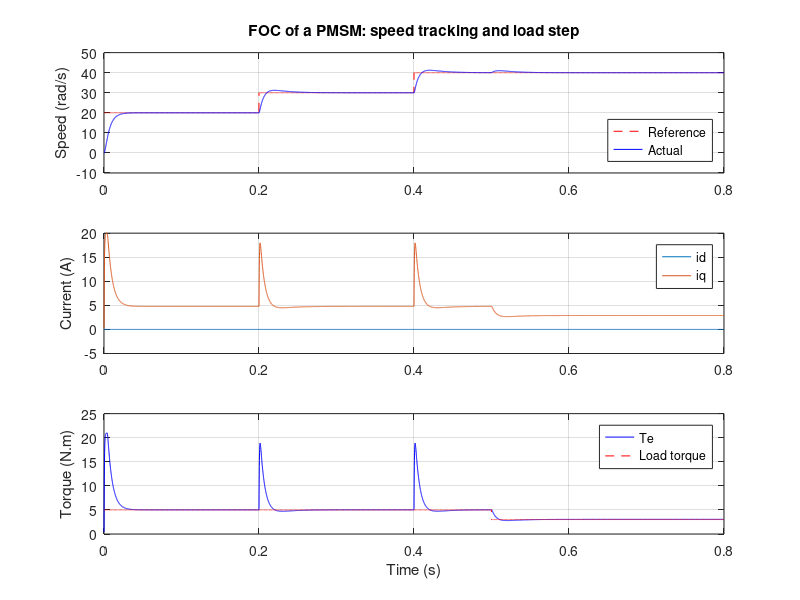

Here is the MATLAB script that generated this plot:
% foc_reference.m
% Reference simulation of a PMSM with field-oriented control (FOC), written in plain MATLAB.
% Purpose: an "answer key" used to cross-check the Simulink model.
% Motor parameters: Tripathi et al. (2023), Table 1. Gains: starting values, to be retuned.
%
% HOW TO RUN: put this file in your project folder, open MATLAB in that folder,
% type   foc_reference   in the Command Window and press Enter.

clear; clc; close all;

%% 1. Motor parameters
Rs  = 0.0186875;   % stator resistance (ohm)
Ld  = 6.5e-3;      % d-axis inductance (H)
Lq  = 6.5e-3;      % q-axis inductance (H)
lam = 0.175;       % permanent-magnet flux (Wb)
B   = 0.001;       % damping (N.m.s)
J   = 0.008;       % inertia (kg.m^2)
poles = 8;
p   = poles/2;     % pole pairs
Kt  = 1.5*p*lam;   % torque per amp when id = 0 (N.m/A)

%% 2. Controller gains (starting values)
alpha_c = 2000;               % current-loop bandwidth (rad/s)
Kp_c = alpha_c*Ld;            % current PI, proportional
Ki_c = alpha_c*Rs;            % current PI, integral
alpha_s = 200;                % speed-loop bandwidth (rad/s)
Kp_s = alpha_s*J/Kt;          % speed PI, proportional
Ki_s = Kp_s*alpha_s/5;        % speed PI, integral
iq_max = 20;                  % current limit (A)

%% 3. Simulation settings
dt = 1e-5;                    % time step (s)
T  = 0.8;                     % stop time (s)
N  = round(T/dt);
stride = 10;                  % log every 10th step

%% 4. Motor equations: x = [id; iq; wm]
f = @(x,Vd,Vq,TL) [ ...
    (Vd - Rs*x(1) + p*x(3)*Lq*x(2)) / Ld; ...
    (Vq - Rs*x(2) - p*x(3)*Ld*x(1) - p*x(3)*lam) / Lq; ...
    (1.5*p*(lam*x(2) + (Ld-Lq)*x(1)*x(2)) - TL - B*x(3)) / J ];

%% 5. Run the simulation
x = [0; 0; 0];
ei = 0; eid = 0; eiq = 0;                 % integrator states of the three PIs
nlog = floor((N-1)/stride) + 1;
L = zeros(nlog, 7);                       % t, wref, wm, id, iq, Te, TL
row = 0;

for k = 1:N
    t = (k-1)*dt;

    % test scenario
    if t < 0.2,     wref = 20;
    elseif t < 0.4, wref = 30;
    else            wref = 40;
    end
    if t < 0.5, TL = 5; else TL = 3; end

    % speed PI -> iq reference (with clamp and anti-windup)
    e = wref - x(3);
    u = Kp_s*e + Ki_s*ei;
    iq_ref = min(max(u, -iq_max), iq_max);
    if abs(u) < iq_max, ei = ei + e*dt; end

    % current PIs
    e_d = 0 - x(1);
    e_q = iq_ref - x(2);
    eid = eid + e_d*dt;
    eiq = eiq + e_q*dt;
    Vd_p = Kp_c*e_d + Ki_c*eid;
    Vq_p = Kp_c*e_q + Ki_c*eiq;

    % decoupling
    we = p*x(3);
    Vd = Vd_p - we*Lq*x(2);
    Vq = Vq_p + we*(Ld*x(1) + lam);

    % motor update (Runge-Kutta 4)
    k1 = f(x,           Vd, Vq, TL);
    k2 = f(x + dt/2*k1, Vd, Vq, TL);
    k3 = f(x + dt/2*k2, Vd, Vq, TL);
    k4 = f(x + dt*k3,   Vd, Vq, TL);
    x  = x + dt/6*(k1 + 2*k2 + 2*k3 + k4);

    if mod(k-1, stride) == 0
        row = row + 1;
        Te = 1.5*p*(lam*x(2) + (Ld-Lq)*x(1)*x(2));
        L(row,:) = [t, wref, x(3), x(1), x(2), Te, TL];
    end
end
L = L(1:row,:);
t = L(:,1); wref = L(:,2); w = L(:,3); id = L(:,4); iq = L(:,5); Te = L(:,6); TL = L(:,7);

%% 6. Metrics for the 20 -> 30 rad/s step at t = 0.2 s
sel = t >= 0.2 & t < 0.4;
ts_ = t(sel) - 0.2;  ws_ = w(sel);
y0 = 20; yf = 30;
overshoot = (max(ws_) - yf)/(yf - y0)*100;
i10 = find(ws_ >= y0 + 0.1*(yf-y0), 1);
i90 = find(ws_ >= y0 + 0.9*(yf-y0), 1);
rise_time = ts_(i90) - ts_(i10);
last_out = find(abs(ws_ - yf) > 0.02*yf, 1, 'last');
if isempty(last_out), settle_time = 0; else settle_time = ts_(last_out+1); end

% load step at t = 0.5 s (5 -> 3 N.m), speed reference 40 rad/s
sel2 = t >= 0.5 & t < 0.8;
w2 = w(sel2); t2 = t(sel2) - 0.5;
peak_after_load = max(w2);
last_out2 = find(abs(w2 - 40) > 0.02*40, 1, 'last');
if isempty(last_out2), recover = 0; else recover = t2(last_out2+1); end

fprintf('\n--- Metrics (your own Simulink model should give similar values) ---\n');
fprintf('Speed step 20->30 rad/s:  overshoot = %.2f %%, rise time = %.2f ms, settling (2%%) = %.2f ms\n', ...
        overshoot, rise_time*1e3, settle_time*1e3);
fprintf('Load step 5->3 N.m at 0.5 s: speed peaks at %.2f rad/s, back within 2%% after %.2f ms\n', ...
        peak_after_load, recover*1e3);
fprintf('Max |id| = %.4f A,  iq before load step = %.2f A,  after = %.2f A\n', ...
        max(abs(id)), iq(find(t>=0.49,1)), iq(find(t>=0.7,1)));

%% 7. Plots
if ~exist('results','dir'), mkdir('results'); end
fig = figure('Position',[100 100 900 800]);
subplot(3,1,1); plot(t, wref, 'r--', t, w, 'b'); grid on;
ylabel('Speed (rad/s)'); legend('Reference','Actual','Location','southeast');
title('FOC of a PMSM: speed tracking and load step');
subplot(3,1,2); plot(t, id, t, iq); grid on;
ylabel('Current (A)'); legend('id','iq');
subplot(3,1,3); plot(t, Te, 'b', t, TL, 'r--'); grid on;
ylabel('Torque (N.m)'); xlabel('Time (s)'); legend('Te','Load torque');
try
    exportgraphics(fig, 'results/fig_reference_run.png');
catch
    saveas(fig, 'results/fig_reference_run.png');
end
disp('Saved results/fig_reference_run.png');
